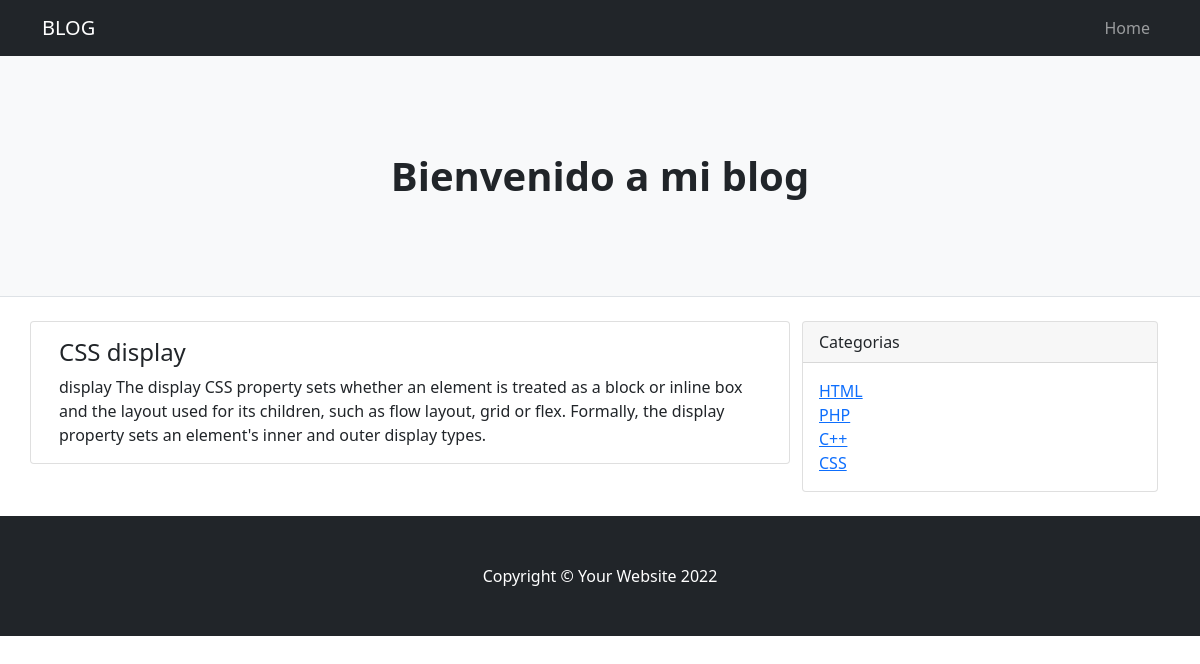
Page /categoria/4/ on the committed database.
### examen/models.py (models this page shows, shortened)
class Post(models.Model):
    titulo = models.CharField(max_length=100)
    descripcion = models.TextField()
    categoria = models.ForeignKey(Categoria, on_delete=models.CASCADE)

class Categoria(models.Model):
    nombre = models.CharField(max_length=200)
    pud_date = models.DateTimeField(auto_now=True)

### examen/views.py (the view)
# urls.py: path('categoria/<int:categoria_id>/', views.Category, name='categoria')
def Category(request, categoria_id):
    list_post = Post.objects.filter(categoria=categoria_id)
    list_cat = Categoria.objects.all()
    context = {
        'posts' : list_post,
        'cats' : list_cat
    }
    return render(request, 'category.html', context)

### examen/templates/category.html
{% extends "layout.html" %}
{% block content %}
{%for post in posts %}
<div class="card mb-4">
    <div class="card-body">
        <h2 class="card-title h4">{{ post.titulo }}</h2>
        <p class="card-text">{{ post.descripcion }}</p>
    </div>
</div>
{% endfor %}
{% endblock %}

### examen/templates/layout.html (shortened to what this page needs)
<!DOCTYPE html>
<html lang="en">
    <head>
        {% load static %}
        <link href="{% static 'css/styles.css' %}" rel="stylesheet" />
    </head>
    <body>
        <nav class="navbar navbar-expand-lg navbar-dark bg-dark">
            <div class="container">
                <a class="navbar-brand" href="#!">BLOG</a>
                <div class="collapse navbar-collapse" id="navbarSupportedContent">
                    <ul class="navbar-nav ms-auto mb-2 mb-lg-0">
                        <li class="nav-item"><a class="nav-link" href="#">Home</a></li>
                    </ul>
                </div>
            </div>
        </nav>
        <header class="py-5 bg-light border-bottom mb-4">
            <div class="container">
                <div class="text-center my-5">
                    <h1 class="fw-bolder">Bienvenido a mi blog</h1>
                </div>
            </div>
        </header>
        <div class="container">
            <div class="row">
                <div class="col-lg-8">
                    <div class="row">
                           {% block content %}
                           {% endblock %}
                    </div>
                </div>
                <div class="col-lg-4">
                    <div class="card mb-4">
                        <div class="card-header">Categorias</div>
                        <div class="card-body">
                            <div class="row">
                                <div class="col-sm-6">
                                    <ul class="list-unstyled mb-0">
                                        {% for cat in cats %}
                                        <li><a href="/categoria/{{ cat.id }}/">{{ cat.nombre }}</a></li>
                                        {% endfor %}
                                    </ul>
                                </div>
                            </div>
                        </div>
                    </div>
                </div>
            </div>
        </div>
        <footer class="py-5 bg-dark">
            <div class="container"><p class="m-0 text-center text-white">Copyright &copy; Your Website 2022</p></div>
        </footer>
    </body>
</html>

### rows in the picture
Post: titulo "CSS display", descripcion "display The display CSS property sets whether an element is treated as a block or inline box and the layout used for its children, such as flow layout, grid or flex. Formally, the display property sets an element's inner and outer display types."
Categoria: nombre "HTML"
Categoria: nombre "PHP"
Categoria: nombre "C++"
Categoria: nombre "CSS"
